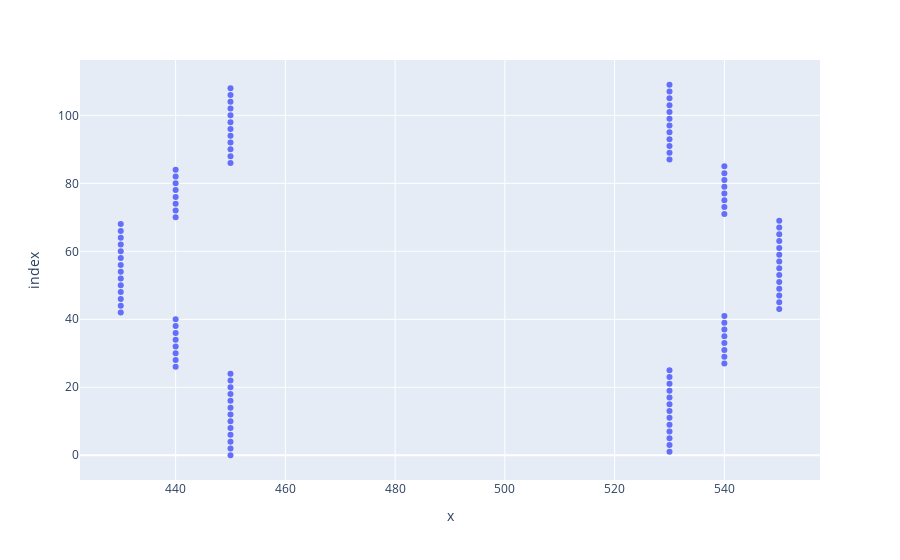

The notebook cell saved with this chart:
### Code cell
"""This cell is used to graph the width profile"""
import plotly.express as px
x = []
widths = []
width1_ = 0.45
width2_ = 0.53
for i in range(N):
    delta_width = apodize_width(N=N, N_i=i, delta_w=apodization_width)
    width1_ = round((width1 - delta_width) * 1000 / 10) * 10
    width2_ = round((width2 + delta_width) * 1000 / 10) * 10
    widths.append(width1_)
    widths.append(width2_)
for i in range(len(widths)):
    x.append(i)
fig = px.scatter(x, widths)
fig.show()
plt.scatter(x, widths, 10.0)
plt.grid(True)

### Figure 1 — Plotly figure (JSON) as saved in the notebook; plotly's stock layout.template omitted (floating-point values rounded to 4 significant figures)
{"data": [{"hovertemplate": "x=%{x}<br>index=%{y}<extra></extra>", "legendgroup": "", "marker": {"color": "#636efa", "symbol": "circle"}, "mode": "markers", "name": "", "orientation": "h", "showlegend": false, "x": [450, 530, 450, 530, 450, 530, 450, 530, 450, 530, 450, 530, 450, 530, 450, 530, 450, 530, 450, 530, 450, 530, 450, 530, 450, 530, 440, 540, 440, 540, 440, 540, 440, 540, 440, 540, 440, 540, 440, 540, 440, 540, 430, 550, 430, 550, 430, 550, 430, 550, 430, 550, 430, 550, 430, 550, 430, 550, 430, 550, 430, 550, 430, 550, 430, 550, 430, 550, 430, 550, 440, 540, 440, 540, 440, 540, 440, 540, 440, 540, 440, 540, 440, 540, 440, 540, 450, 530, 450, 530, 450, 530, 450, 530, 450, 530, 450, 530, 450, 530, 450, 530, 450, 530, 450, 530, 450, 530, 450, 530], "xaxis": "x", "y": [0, 1, 2, 3, 4, 5, 6, 7, 8, 9, 10, 11, 12, 13, 14, 15, 16, 17, 18, 19, 20, 21, 22, 23, 24, 25, 26, 27, 28, 29, 30, 31, 32, 33, 34, 35, 36, 37, 38, 39, 40, 41, 42, 43, 44, 45, 46, 47, 48, 49, 50, 51, 52, 53, 54, 55, 56, 57, 58, 59, 60, 61, 62, 63, 64, 65, 66, 67, 68, 69, 70, 71, 72, 73, 74, 75, 76, 77, 78, 79, 80, 81, 82, 83, 84, 85, 86, 87, 88, 89, 90, 91, 92, 93, 94, 95, 96, 97, 98, 99, 100, 101, 102, 103, 104, 105, 106, 107, 108, 109], "yaxis": "y", "type": "scatter"}], "layout": {"xaxis": {"anchor": "y", "domain": [0.0, 1.0], "title": {"text": "x"}}, "yaxis": {"anchor": "x", "domain": [0.0, 1.0], "title": {"text": "index"}}, "legend": {"tracegroupgap": 0}, "margin": {"t": 60}}}
